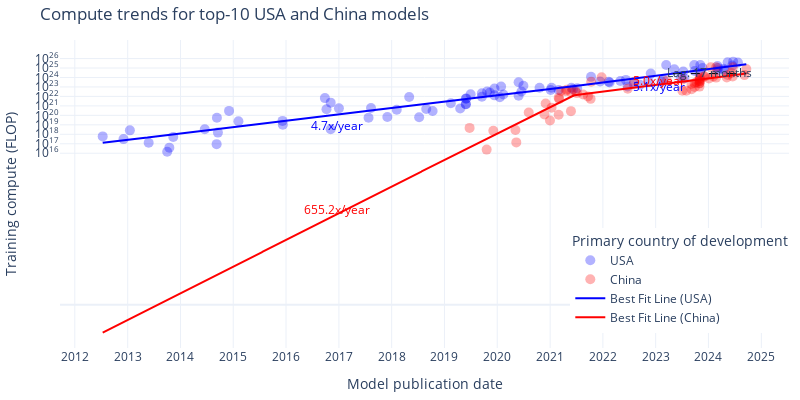

Notebook cell for this chart:
### Markdown cell above
## Plot predictions

### Code cell
# Graph of the different model fits using plotly

model = 'kinked'  # ['simple', 'kinked']

# Parameters for the simple model
kink_count = 1
allow_discontinuities = False
same_intercepts = (False,)
same_slopes = (False,False)

def plot_model(df, model_type, kink_count=1, allow_discontinuities=False):
    if model_type == 'simple':
        fit_result = fit_n_phase_exponential(df, 0, same_intercepts, same_slopes)
    else:
        fit_result = fit_n_phase_exponential(df, kink_count, allow_discontinuities, same_intercepts, same_slopes)

    df_usa = df[df['category'] == 'USA']
    df_china = df[df['category'] == 'China']

    fig = go.Figure()

    # Plot the original data points
    fig.add_trace(go.Scatter(
        x=df_usa['date'], y=df_usa['log_flop'],
        mode='markers', name='USA', text=df_usa['System'],
        marker=dict(color=colors['USA'], opacity=0.3, size=10)
    ))
    fig.add_trace(go.Scatter(
        x=df_china['date'], y=df_china['log_flop'],
        mode='markers', name='China', text=df_china['System'],
        marker=dict(color=colors['China'], opacity=0.3, size=10)
    ))

    # Plot the fit lines
    date_grid = pd.date_range(start=df['date'].min(), end=df['date'].max(), freq='D')
    log_flop_usa = fit_result.predict(pd.Series(date_grid), pd.Series(['USA'] * len(date_grid)))
    log_flop_china = fit_result.predict(pd.Series(date_grid), pd.Series(['China'] * len(date_grid)))
    usa_trend_df = pd.DataFrame({
        'date': date_grid,
        'log_flop': log_flop_usa,
    })
    china_trend_df = pd.DataFrame({
        'date': date_grid,
        'log_flop': log_flop_china,
    })

    fig.add_trace(go.Scatter(
        x=date_grid, y=log_flop_usa,
        mode='lines', name='Best Fit Line (USA)',
        line=dict(color=colors['USA'])
    ))
    fig.add_trace(go.Scatter(
        x=date_grid, y=log_flop_china,
        mode='lines', name='Best Fit Line (China)',
        line=dict(color=colors['China'])
    ))

    # Add slope labels
    points = [df['date'].min()] + fit_result.break_points_dt + [df['date'].max()]
    for i in range(len(points) - 1):
        for category in ['USA', 'China']:
            mid = points[i] + (points[i+1] - points[i]) / 2
            y = fit_result.predict(pd.Series([mid]), pd.Series([category]))[0]
            fig.add_annotation(
                x=mid, y=y + 1.2 * (0.4 if category == 'China' else -1),
                text=f'{10**fit_result.oom_year_slopes[category][i]:0.1f}x/year',
                showarrow=False,
                font=dict(size=12, color=colors[category])
            )

    # Plot horizontal line segment showing the lag
    lag_months = calculate_lag(df, fit_result) * 12  # Convert years to months
    end_date = china_df['date'].max()
    start_date = end_date - pd.DateOffset(days=int(lag_months * 30.4375))  # Approximate months to days conversion
    y_value = fit_result.predict(pd.Series([end_date]), pd.Series(['China']))[0]
    fig.add_shape(
        type="line",
        x0=start_date, y0=y_value, x1=end_date, y1=y_value,
        line=dict(color="black", width=1, dash="dash")
    )
    fig.add_annotation(
        x=(start_date + (end_date - start_date) * 0.5), y=y_value + 0.15,
        text=f'Lag: {lag_months:.0f} months',
        showarrow=False,
    )

    # Annotate some key models with text
    
    # key_models = ['GPT-4'] if (exclude_big_llama or exclude_all_llamas) else ['GPT-4', 'Llama 3.1-405B']
    # for model_name in key_models:
    #     model_row = df_filtered[df_filtered['System'] == model_name]
    #     fig.add_annotation(
    #         x=model_row['date'].iloc[0], y=model_row['log_flop'].iloc[0],
    #         text=model_name,
    #         showarrow=True,
    #         font=dict(size=12, color='black'),
    #         xanchor='right', yanchor='bottom'
    #     )

    # Update layout
    title = f'Compute trends for top-{top_n} USA and China models'
    fig.update_layout(
        template='plotly_white',
        width=800,
        height=400,
        title=title,
        xaxis_title='Model publication date',
        yaxis_title='Training compute (FLOP)',
        legend_title='Primary country of development',
        legend=dict(
            x=0.7,
            y=0.05
        ),
        margin=dict(l=10, r=10, t=40, b=10),
        xaxis=dict(
            tickformat='%Y',
            dtick='M12',
        ),
        yaxis=dict(
            tickmode='array',
            tickvals=list(range(int(df['log_flop'].min()), int(df['log_flop'].max())+2)),
            ticktext=[f'10<sup>{i}</sup>' for i in range(int(df['log_flop'].min()), int(df['log_flop'].max())+2)]
        )
    )

    fname = f'compute_regression_{model_selection}_frontier={frontier_selection}_top{top_n}_cutoff={cutoff_date}_{model_type}_kinks={kink_count}'
    save_plot(fig, results_dir, fname)
    df_usa[['System', 'date', 'log_flop']].to_csv(results_dir + f'plot_data/{fname}_usa.csv', index=False)
    df_china[['System', 'date', 'log_flop']].to_csv(results_dir + f'plot_data/{fname}_china.csv', index=False)
    usa_trend_df[['date', 'log_flop']].to_csv(results_dir + f'plot_data/{fname}_usa_trend.csv', index=False)
    china_trend_df[['date', 'log_flop']].to_csv(results_dir + f'plot_data/{fname}_china_trend.csv', index=False)

    fig.show()

    return fit_result

fit_result = plot_model(df_filtered, model, kink_count, allow_discontinuities)

### Figure 1 — Plotly figure (JSON) as saved in the notebook; plotly's stock layout.template omitted (floating-point values rounded to 4 significant figures; data arrays with more than 128 entries replaced by an {"elided": "..."} marker saying what was removed)
{"data": [{"marker": {"color": "blue", "opacity": 0.3, "size": 10}, "mode": "markers", "name": "USA", "text": ["Unsupervised High-level Feature Learner", "DistBelief Speech", "DistBelief NNLM", "ReLU-Speech", "RNTN", "Word2Vec (large)", "Visualizing CNNs", "SPPNet", "Large regularized LSTM", "Seq2Seq LSTM", "GoogLeNet / InceptionV1", "SNM-skip", "MSRA (C, PReLU)", "DeepSpeech2 (English)", "ResNet-152 (ImageNet)", "GNMT", "Xception", "BIDAF", "NASv3 (CIFAR-10)", "Libratus", "ConvS2S (ensemble of 8 models)", "OpenAI TI7 DOTA 1v1", "PNASNet-5", "AmoebaNet-A (F=448)", "ResNeXt-101 32x48d", "Big-Little Net (vision)", "Big Transformer for Back-Translation", "BERT-Large", "GPT-2 (1.5B)", "BERT-Large-CAS (PTB+WT2+WT103)", "Grover-Mega", "MnasNet-A3", "MnasNet-A1 + SSDLite", "XLNet", "RoBERTa Large", "Megatron-BERT", "Megatron-LM (8.3B)", "T5-11B", "Noisy Student (L2)", "OpenAI Five", "OpenAI Five Rerun", "ContextNet + Noisy Student", "Meena", "Turing-NLG", "GPT-3 175B (davinci)", "GPT3-6.7B (rerun of original)", "iGPT-XL", "GShard (dense)", "mT5-XXL", "DALL-E", "Switch", "Meta Pseudo Labels", "ByT5-XXL", "ViT-G/14", "Codex", "Megatron-Turing NLG 530B", "GLaM", "LaMDA", "ST-MoE", "OPT-175B", "BIG-G 137B", "OPT-66B", "AlexaTM 20B", "PaLI", "Galactica", "GPT-3.5 (text-davinci-003)", "ViT-22B", "LLaMA-65B", "GPT-4", "PaLM 2", "Inflection-1", "Claude 2", "Llama 2-70B", "GPT-4V", "Amazon Titan", "Grok-1", "GPT-4 Turbo", "Inflection-2", "Claude 3 Sonnet", "Claude 3 Opus", "Inflection-2.5", "Reka Core", "Llama 3-70B", "GPT-4o", "Nemotron-4 340B", "Claude 3.5 Sonnet", "Llama 3.1-405B"], "type": "scatter", "x": ["2012-07-12T00:00:00", "2012-12-03T00:00:00", "2013-01-16T00:00:00", "2013-05-26T00:00:00", "2013-10-01T00:00:00", "2013-10-16T00:00:00", "2013-11-12T00:00:00", "2014-06-18T00:00:00", "2014-09-08T00:00:00", "2014-09-10T00:00:00", "2014-09-17T00:00:00", "2014-12-03T00:00:00", "2015-02-06T00:00:00", "2015-12-08T00:00:00", "2015-12-10T00:00:00", "2016-09-26T00:00:00", "2016-10-07T00:00:00", "2016-11-05T00:00:00", "2016-11-05T00:00:00", "2017-01-01T00:00:00", "2017-07-25T00:00:00", "2017-08-11T00:00:00", "2017-12-02T00:00:00", "2018-02-05T00:00:00", "2018-05-02T00:00:00", "2018-07-10T00:00:00", "2018-08-28T00:00:00", "2018-10-11T00:00:00", "2019-02-14T00:00:00", "2019-04-20T00:00:00", "2019-05-29T00:00:00", "2019-05-29T00:00:00", "2019-05-29T00:00:00", "2019-06-01T00:00:00", "2019-07-01T00:00:00", "2019-09-17T00:00:00", "2019-09-17T00:00:00", "2019-10-23T00:00:00", "2019-11-11T00:00:00", "2019-12-13T00:00:00", "2019-12-13T00:00:00", "2020-01-19T00:00:00", "2020-01-28T00:00:00", "2020-02-13T00:00:00", "2020-05-28T00:00:00", "2020-05-28T00:00:00", "2020-06-17T00:00:00", "2020-06-30T00:00:00", "2020-10-20T00:00:00", "2021-01-05T00:00:00", "2021-01-11T00:00:00", "2021-03-01T00:00:00", "2021-05-28T00:00:00", "2021-06-08T00:00:00", "2021-07-07T00:00:00", "2021-10-11T00:00:00", "2021-12-13T00:00:00", "2022-02-10T00:00:00", "2022-02-17T00:00:00", "2022-05-02T00:00:00", "2022-06-09T00:00:00", "2022-06-21T00:00:00", "2022-08-02T00:00:00", "2022-09-14T00:00:00", "2022-11-16T00:00:00", "2022-11-28T00:00:00", "2023-02-10T00:00:00", "2023-02-24T00:00:00", "2023-03-15T00:00:00", "2023-05-10T00:00:00", "2023-06-23T00:00:00", "2023-07-11T00:00:00", "2023-07-18T00:00:00", "2023-09-25T00:00:00", "2023-09-28T00:00:00", "2023-11-04T00:00:00", "2023-11-06T00:00:00", "2023-11-22T00:00:00", "2024-03-04T00:00:00", "2024-03-04T00:00:00", "2024-03-07T00:00:00", "2024-04-15T00:00:00", "2024-04-18T00:00:00", "2024-05-13T00:00:00", "2024-06-14T00:00:00", "2024-06-20T00:00:00", "2024-07-23T00:00:00"], "y": [17.78, 17.49, 18.42, 17.11, 16.15, 16.59, 17.73, 18.53, 16.96, 19.75, 18.18, 20.47, 19.38, 19.41, 19.02, 21.82, 20.64, 18.54, 21.34, 20.74, 19.75, 20.78, 19.82, 20.59, 21.94, 19.8, 20.68, 20.45, 21.28, 20.72, 21.76, 21.18, 21.18, 21.79, 22.22, 22.34, 21.96, 22.52, 22.42, 22.83, 22.11, 21.91, 23.05, 22.2, 23.5, 22.08, 22.52, 23.14, 22.91, 22.67, 22.91, 22.68, 22.91, 22.77, 22.87, 24.07, 23.57, 23.55, 23.46, 23.63, 23.75, 23.04, 23.31, 23.23, 23.51, 24.41, 23.6, 23.74, 25.32, 24.87, 24.0, 24.64, 23.91, 25.32, 24.68, 24.46, 25.32, 25.0, 24.74, 25.2, 25.0, 24.92, 24.8, 25.6, 25.26, 25.67, 25.58]}, {"marker": {"color": "red", "opacity": 0.3, "size": 10}, "mode": "markers", "name": "China", "text": ["Tensorized Transformer (257M)", "LSTM(large)+Sememe+cell", "MMLSTM", "NAS+ESS (156M)", "ONLSTM-SYD", "ERNIE-GEN (large)", "KEPLER", "CPM-Large", "ERNIE-Doc (247M)", "Wu Dao - Wen Yuan", "Wu Dao - Wen Lan", "Wu Dao - Wen Hui", "M6-T", "GLM-10B", "PLUG", "PanGu-α", "ConSERT", "CogView", "CPM-2", "ERNIE 3.0", "ProteinLM", "PLATO-XL", "M6-10T", "Yuan 1.0", "ERNIE 3.0 Titan", "CodeGeeX", "GLM-130B", "PanGu-Σ", "Pangu-Weather", "xTrimoPGLM -100B", "JIANG", "Baichuan2-13B", "FLM-101B", "Qwen-14B", "Qwen-7B", "CodeFuse-13B", "Skywork-13B", "BlueLM 7B", "Nanbeige-16B", "DeepSeek Coder 33B", "BlueLM 70B", "Yi-34B", "BlueLM 130B", "BlueLM 175B", "Qwen-72B", "XVERSE-65B-2", "DeepSeek LLM 67B", "GLM-4 (0116)", "Qwen1.5 72B", "MegaScale (Production)", "MegaScale (530B)", "DeepSeek-V2", "Yi-Large", "Qwen2-72B", "DeepSeek-Coder-V2 236B", "GLM-4 (0520)", "DeepSeek-V2.5", "Qwen2.5-72B"], "type": "scatter", "x": ["2019-06-24T00:00:00", "2019-10-20T00:00:00", "2019-12-05T00:00:00", "2020-05-06T00:00:00", "2020-05-12T00:00:00", "2020-08-06T00:00:00", "2020-11-23T00:00:00", "2020-12-01T00:00:00", "2020-12-31T00:00:00", "2021-01-11T00:00:00", "2021-03-01T00:00:00", "2021-03-01T00:00:00", "2021-03-05T00:00:00", "2021-03-18T00:00:00", "2021-04-19T00:00:00", "2021-04-25T00:00:00", "2021-05-25T00:00:00", "2021-05-26T00:00:00", "2021-06-24T00:00:00", "2021-07-05T00:00:00", "2021-08-17T00:00:00", "2021-09-20T00:00:00", "2021-10-08T00:00:00", "2021-10-12T00:00:00", "2021-12-23T00:00:00", "2022-06-22T00:00:00", "2022-08-04T00:00:00", "2023-03-20T00:00:00", "2023-07-05T00:00:00", "2023-07-06T00:00:00", "2023-08-01T00:00:00", "2023-09-06T00:00:00", "2023-09-07T00:00:00", "2023-09-28T00:00:00", "2023-09-28T00:00:00", "2023-10-10T00:00:00", "2023-10-30T00:00:00", "2023-10-31T00:00:00", "2023-11-01T00:00:00", "2023-11-02T00:00:00", "2023-11-02T00:00:00", "2023-11-02T00:00:00", "2023-11-02T00:00:00", "2023-11-02T00:00:00", "2023-11-30T00:00:00", "2023-12-08T00:00:00", "2024-01-05T00:00:00", "2024-01-17T00:00:00", "2024-02-04T00:00:00", "2024-02-23T00:00:00", "2024-02-23T00:00:00", "2024-05-07T00:00:00", "2024-05-13T00:00:00", "2024-06-07T00:00:00", "2024-06-17T00:00:00", "2024-06-18T00:00:00", "2024-09-06T00:00:00", "2024-09-19T00:00:00"], "y": [18.68, 16.38, 18.37, 18.46, 17.14, 20.3, 20.09, 21.26, 19.46, 20.81, 21.86, 20.06, 21.74, 22.58, 22.56, 22.71, 20.45, 22.43, 22.56, 22.35, 22.2, 22.0, 21.74, 23.55, 24.02, 22.82, 23.55, 23.67, 22.6, 23.79, 22.61, 23.31, 22.76, 23.4, 23.0, 23.49, 23.4, 23.04, 23.38, 23.6, 23.62, 23.79, 23.89, 24.02, 24.11, 24.1, 23.91, 25.08, 24.11, 25.08, 23.99, 24.01, 24.26, 24.48, 24.11, 25.08, 24.25, 24.89]}, {"line": {"color": "blue"}, "mode": "lines", "name": "Best Fit Line (USA)", "type": "scatter", "x": {"elided": "4453 str values"}, "y": {"elided": "4453 float values"}}, {"line": {"color": "red"}, "mode": "lines", "name": "Best Fit Line (China)", "type": "scatter", "x": {"elided": "4453 str values"}, "y": {"elided": "4453 float values"}}], "layout": {"annotations": [{"font": {"color": "blue", "size": 12}, "showarrow": false, "text": "4.7x/year", "x": "2016-12-21T00:00:00", "y": 18.88}, {"font": {"color": "red", "size": 12}, "showarrow": false, "text": "655.2x/year", "x": "2016-12-21T00:00:00", "y": 10.05}, {"font": {"color": "blue", "size": 12}, "showarrow": false, "text": "5.1x/year", "x": "2023-01-25T00:00:00", "y": 23.03}, {"font": {"color": "red", "size": 12}, "showarrow": false, "text": "5.0x/year", "x": "2023-01-25T00:00:00", "y": 23.74}, {"showarrow": false, "text": "Lag: 17 months", "x": "2024-01-09T00:00:00", "y": 24.56}], "height": 400, "legend": {"title": {"text": "Primary country of development"}, "x": 0.7, "y": 0.05}, "margin": {"b": 10, "l": 10, "r": 10, "t": 40}, "shapes": [{"line": {"color": "black", "dash": "dash", "width": 1}, "type": "line", "x0": "2023-04-30T00:00:00", "x1": "2024-09-19T00:00:00", "y0": 24.41, "y1": 24.41}], "title": {"text": "Compute trends for top-10 USA and China models"}, "width": 800, "xaxis": {"dtick": "M12", "tickformat": "%Y", "title": {"text": "Model publication date"}}, "yaxis": {"tickmode": "array", "ticktext": ["10<sup>16</sup>", "10<sup>17</sup>", "10<sup>18</sup>", "10<sup>19</sup>", "10<sup>20</sup>", "10<sup>21</sup>", "10<sup>22</sup>", "10<sup>23</sup>", "10<sup>24</sup>", "10<sup>25</sup>", "10<sup>26</sup>"], "tickvals": [16, 17, 18, 19, 20, 21, 22, 23, 24, 25, 26], "title": {"text": "Training compute (FLOP)"}}}}
